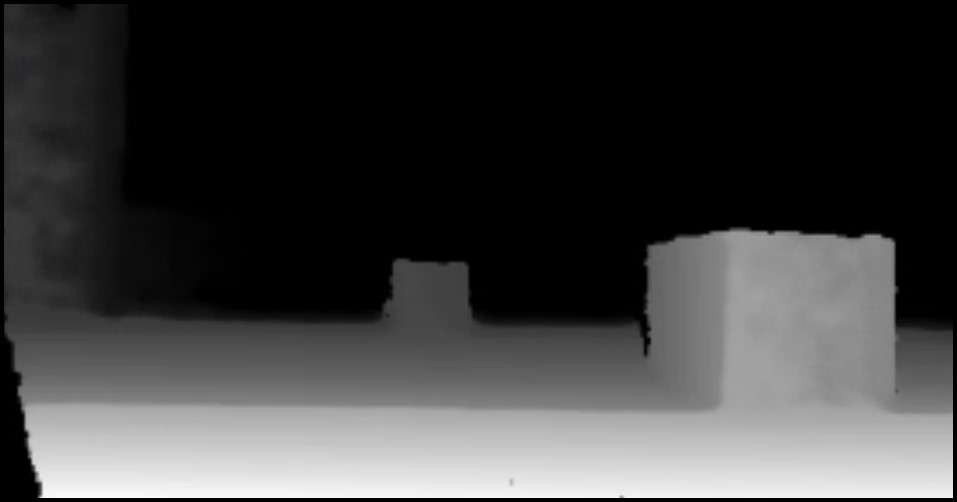
#> input picture ISRO Total File/ISRO Robotics Challenge/Obseract Final Image Data/Screenshot 2024-07-23 125329.jpg, 957 x 502 px
$ python thresh.py
#> lines starting #> are read from the running program, lines starting #| are printed output that depends on the picture; after the words box and inside, x2 and y2 are one past the last pixel; in counts of white or black regions, pixels touching at a corner belong together
import cv2
import numpy as np

def segment_and_subtract_ground(depth_image):
    # Preprocessing
    depth_image = cv2.GaussianBlur(depth_image, (5, 5), 0)  # Noise reduction
    # ... other preprocessing steps

    # Ground plane estimation
    # ... using RANSAC or plane fitting

    # Depth-based segmentation
    thresh_img = cv2.adaptiveThreshold(depth_image, 255, cv2.ADAPTIVE_THRESH_MEAN_C, cv2.THRESH_BINARY, 11, 2)
    # ... region growing and morphological operations

    # Ground subtraction
    # ... convert to point cloud, project ground plane, filter points, convert back to depth image

    return thresh_img

# Load depth image
depth_image = cv2.imread('Screenshot 2024-07-23 125329.jpg', cv2.IMREAD_GRAYSCALE)
#> depth_image: shape (502, 957); min 0, max 253, mean 62.6

# Segment and subtract ground
thresh_img = segment_and_subtract_ground(depth_image)
#> in segment_and_subtract_ground, `thresh_img = cv2.adaptiveThreshold(depth_image, 255, cv2.ADAPTIVE_THRE..`:
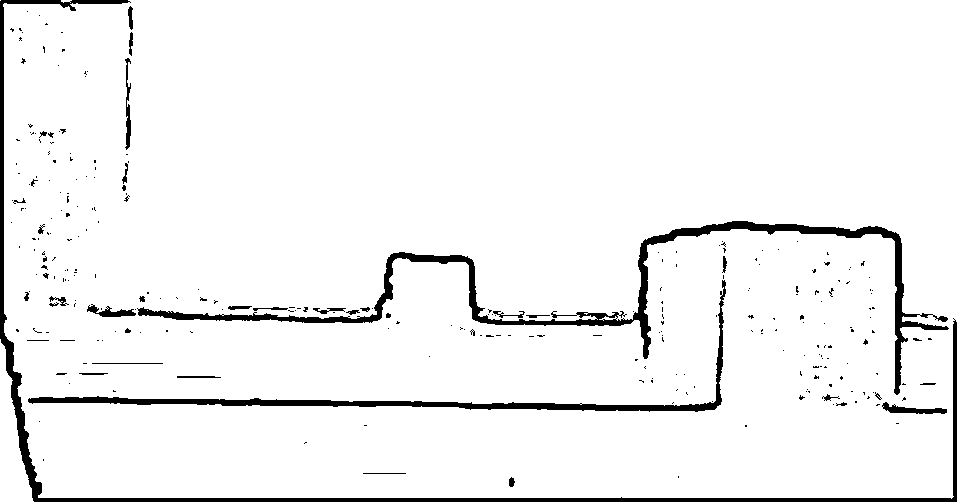
#> thresh_img: shape (502, 957); 95.1% white; 283 black regions (245 under 20 px), largest, box (x1, y1, x2, y2) and area: (137, 221, 949, 395) 7966, (0, 0, 957, 502) 7678, (28, 280, 726, 412) 4471

# Display images
cv2.imshow('Original Depth', depth_image)
cv2.imshow('Segmented Image', thresh_img)

cv2.waitKey(0)
cv2.destroyAllWindows()

$ run again, with ISRO Total File/ISRO Robotics Challenge/Obseract Final Image Data/Screenshot 2024-07-23 124930.jpg copied over ISRO Total File/ISRO Robotics Challenge/Obseract Final Image Data/Screenshot 2024-07-23 125329.jpg
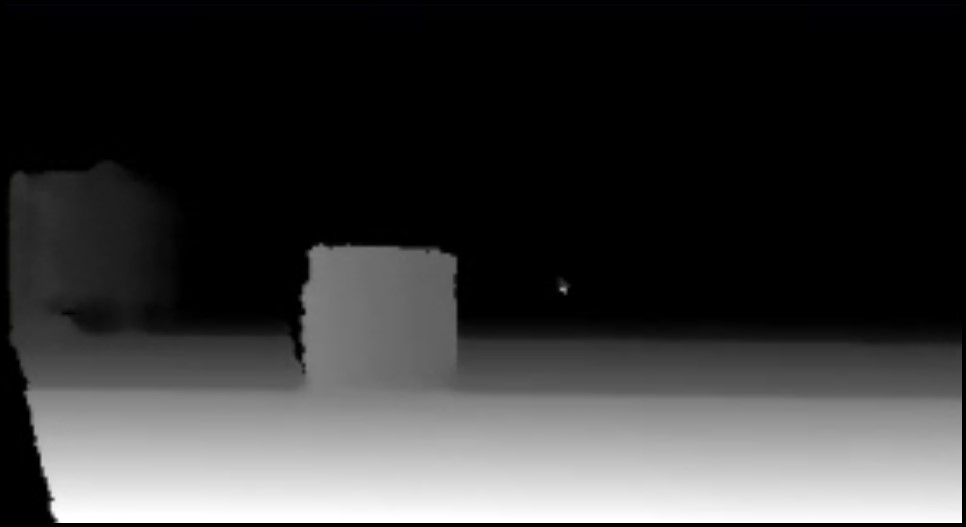
#> input picture ISRO Total File/ISRO Robotics Challenge/Obseract Final Image Data/Screenshot 2024-07-23 124930.jpg, 966 x 527 px
#> in segment_and_subtract_ground, `thresh_img = cv2.adaptiveThreshold(depth_image, 255, cv2.ADAPTIVE_THRE..`:
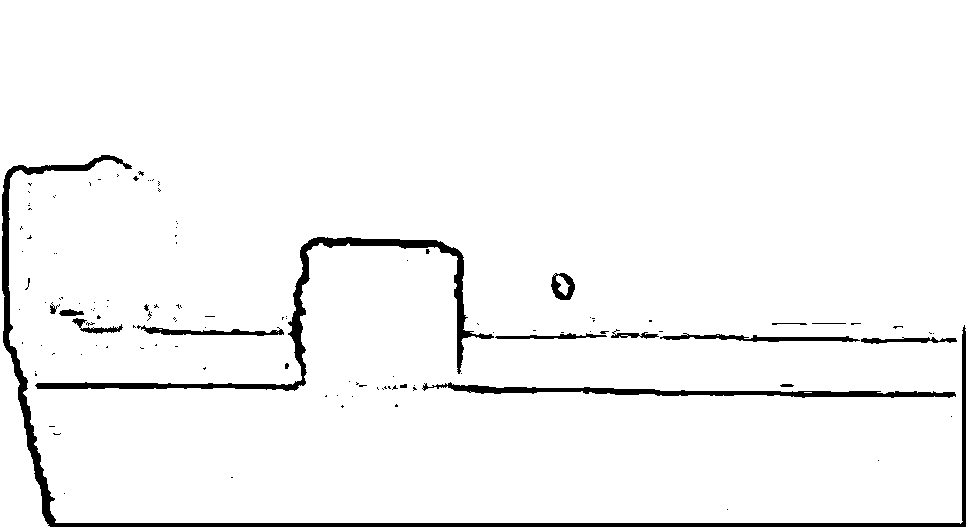
#> thresh_img: shape (527, 966); 96.3% white; 125 black regions (107 under 20 px), largest, box (x1, y1, x2, y2) and area: (2, 155, 966, 527) 7801, (35, 237, 494, 391) 4607, (422, 382, 956, 398) 2688
